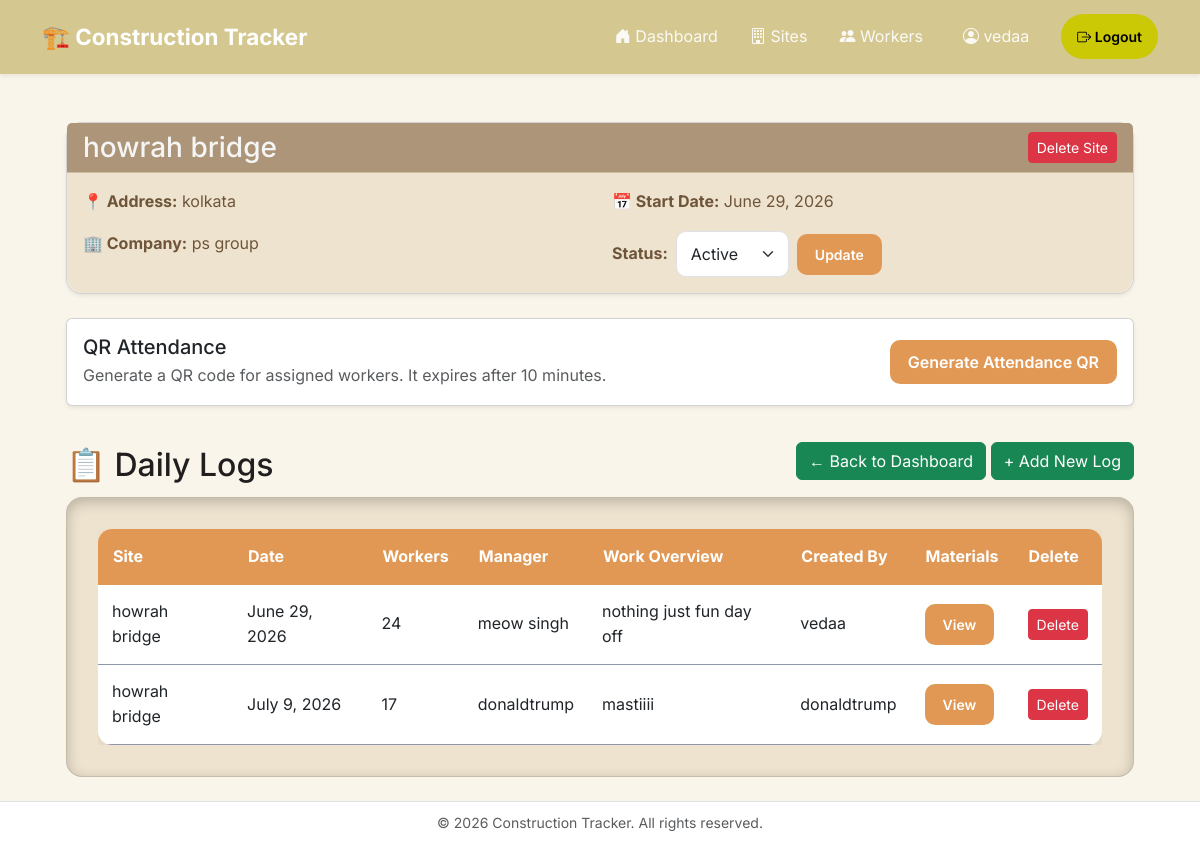
Page /sites/1/ (signed in) on the committed database.
### logs/models.py (models this page shows, shortened)
class Site(models.Model):
    STATUS_CHOICES=[
        ('active','Active'),
        ('on hold', 'On Hold'),
        ('completed', 'Completed'),
    ]
    status=models.CharField(max_length=20, choices=STATUS_CHOICES, default='active')
    name=models.CharField(max_length=200)
    location=models.CharField(max_length=200)
    start_date=models.DateField()
    company_name=models.CharField(max_length=200)
    created_by=models.ForeignKey(User, on_delete=models.CASCADE)
    created_at=models.DateTimeField(auto_now_add=True)
    workers=models.ManyToManyField(User, related_name='assigned_sites', blank=True)
    def __str__(self):
        return self.name

class DailyLog(models.Model):
    site_worked_on=models.ForeignKey(Site, on_delete=models.CASCADE)
    date_today=models.DateField()
    worker_count=models.PositiveIntegerField()
    site_manager=models.CharField(max_length=200)
    work_overview=models.TextField()
    created_by=models.ForeignKey(User, on_delete=models.CASCADE)
    class Meta:
        verbose_name_plural="Daily Log"

### logs/views.py (the view)
# urls.py: path("sites/<int:pk>/", views.site_detail, name='site_detail'),
@manager_required
def site_detail(request, pk):
    if request.user.is_superuser:
        site = get_object_or_404(Site, pk=pk)
    else:
        site = get_object_or_404(
            Site,
            pk=pk,
            created_by=request.user
        )
    if request.method == "POST":
        status = request.POST.get("status")
        if status in ["active", "on hold", "completed"]:
            site.status = status
            site.save()
        return redirect("site_detail", pk=pk)
    logdetail = DailyLog.objects.filter(site_worked_on=site)
    return render(request, "site_detail.html", {
        "site": site,
        "logdetail": logdetail,
    })

### logs/context_processors.py (called while the page is built)
def user_role(request):
    role = None
    if request.user.is_authenticated and not request.user.is_superuser:
        profile = UserProfile.objects.filter(user=request.user).first()
        if profile:
            role = profile.role
    return {
        "user_role": role
    }

### logs/views.py (called while the page is built)
def manager_required(view_func):
    @wraps(view_func)
    @login_required
    def wrapped(request, *args, **kwargs):
        if request.user.is_superuser:
            return view_func(request, *args, **kwargs)
        profile = UserProfile.objects.filter(user=request.user).first()
        if profile is None or profile.role != "manager":
            raise PermissionDenied
        return view_func(request, *args, **kwargs)
    return wrapped

### logs/templates/site_detail.html (shortened to what this page needs)
{% extends 'base.html' %}
{% block content %}
<div class="container-fluid px-4 mt-4">
    <div class="card shadow-sm mb-4 site-detail-card">
        <div class="card-header site-detail-header d-flex justify-content-between align-items-center">
            <h3 class="mb-0">{{ site.name }}</h3>
            <form method="POST" action="{% url 'delete_site' site.pk %}">
                <button type="submit" class="btn btn-danger btn-sm">
                    Delete Site
                </button>
            </form>
        </div>
        <div class="card-body site-detail-body">
            <div class="row">
                <div class="col-md-6">
                    <p><strong>📍 Address:</strong> {{ site.location }}</p>
                    <p><strong>🏢 Company:</strong> {{ site.company_name }}</p>
                </div>
                <div class="col-md-6">
                    <p><strong>📅 Start Date:</strong> {{ site.start_date }}</p>
                    <form method="POST" class="d-flex align-items-center gap-2">
                        <strong>Status:</strong>
                        <select name="status" class="form-select w-auto">
                            <option value="active" {% if site.status == 'active' %}selected{% endif %}>
                                Active
                            </option>
                        </select>
                        <button type="submit" class="btn site-btn btn-sm">
                            Update
                        </button>
                    </form>
                </div>
            </div>
        </div>
    </div>
    <div class="card shadow-sm mb-4">
        <div class="card-body d-flex flex-wrap justify-content-between align-items-center gap-3">
            <div>
                <h5 class="mb-1">QR Attendance</h5>
                <p class="mb-0 text-muted">Generate a QR code for assigned workers. It expires after 10 minutes.</p>
            </div>
            <form method="POST" action="{% url 'generate_attendance_qr' site.pk %}">
                <button type="submit" class="btn site-btn">Generate Attendance QR</button>
            </form>
        </div>
    </div>
    <div class="d-flex justify-content-between align-items-center mb-1">
        <h2 class="log-title mt-3">📋 Daily Logs</h2>
        <div>
            <a href="{% url 'dashboard' %}"
            class="btn btn-success">
                ← Back to Dashboard
            </a>
            <a href="{% url 'add_log' site.pk %}"
            class="btn btn-success">
                + Add New Log
            </a>
        </div>
    </div>
    <div class="card card-body-custom">
        <div class="card-body">
            <div class="table-responsive">
                <table class="logs-table">
                    <thead class="table-dark">
                        <tr>
                            <th>Site</th>
                            <th>Date</th>
                            <th>Workers</th>
                            <th>Manager</th>
                            <th>Work Overview</th>
                            <th>Created By</th>
                            <th>Materials</th>
                            <th>Delete</th>
                        </tr>
                    </thead>
                    <tbody>
                    {% for log in logdetail %}
                        <tr>
                            <td>{{ log.site_worked_on }}</td>
                            <td>{{ log.date_today }}</td>
                            <td>{{ log.worker_count }}</td>
                            <td>{{ log.site_manager }}</td>
                            <td>{{ log.work_overview }}</td>
                            <td>{{ log.created_by }}</td>
                            <td>
                                <a href="{% url 'materials_log' log.pk %}"
                                   class="btn site-btn btn-sm">
                                    View
                                </a>
                            </td>
                            <td>
                                <form method="POST" action="{% url 'delete_log' log.pk %}">
                                    <button type="submit" class="btn btn-danger btn-sm">
                                        Delete
                                    </button>
                                </form>
                            </td>
                        </tr>
                    {% empty %}
                        <tr>
                            <td colspan="8" class="text-center text-muted">
                                No daily logs available.
                            </td>
                        </tr>
                    {% endfor %}
                    </tbody>
                </table>
            </div>
        </div>
    </div>
</div>
{% endblock %}

### logs/templates/base.html (shortened to what this page needs)
{% load static %}
<!DOCTYPE html>
<html lang="en">
<head>
    <link href="https://cdn.jsdelivr.net/npm/bootstrap@5.3.0/dist/css/bootstrap.min.css" rel="stylesheet">
    <link rel="stylesheet"
        href="https://cdn.jsdelivr.net/npm/bootstrap-icons@1.11.3/font/bootstrap-icons.min.css">
    <link rel="stylesheet" href="{% static 'logs/style.css' %}">
</head>
<body>
    <nav class="navbar navbar-expand-lg navbar-dark custom-navbar shadow-sm">
        <div class="container">
            <a class="navbar-brand fw-bold" href="{% url 'dashboard' %}">
                🏗️ Construction Tracker
            </a>
            <div class="collapse navbar-collapse" id="navbarNav">
                <ul class="navbar-nav ms-auto align-items-lg-center">
                    {% if user.is_authenticated %}
                        {% if user.is_superuser or user_role == "manager" %}
                        <li class="nav-item">
                            <a class="nav-link px-3 {% if request.resolver_match.url_name == 'dashboard' %}active{% endif %}"
       href="{% url 'dashboard' %}">
                                <i class="bi bi-house-door-fill"></i>
                                Dashboard
                            </a>
                        </li>
                        <li class="nav-item">
                            <a class="nav-link px-3 {% if request.resolver_match.url_name == 'sites' %}active{% endif %}"
       href="{% url 'sites' %}">
                                <i class="bi bi-building"></i>
                                Sites
                            </a>
                        </li>
                        <li class="nav-item">
                            <a class="nav-link px-3 {% if request.resolver_match.url_name == 'worker_list' %}active{% endif %}"
       href="{% url 'worker_list' %}">
                                <i class="bi bi-people-fill"></i>
                                Workers
                            </a>
                        </li>
                        {% endif %}
                        <li class="nav-item mx-lg-3">
                            <span class="nav-link">
                                <i class="bi bi-person-circle"></i>
                                {{ user.username }}
                            </span>
                        </li>
                        <li class="nav-item ms-lg-2">
                            <form method="POST" action="{% url 'logout' %}">
                                <button class="btn btn-warning btn-sm rounded-pill px-3">
                                    <i class="bi bi-box-arrow-right"></i>
                                    Logout
                                </button>
                            </form>
                        </li>
                    {% endif %}
                </ul>
            </div>
        </div>
    </nav>
    <div class="container py-4">
<main>
        {% block content %}
        {% endblock %}
    </main>
    </div>
    <footer class="bg-white border-top py-2 mt-auto">
        <div class="container text-center">
            <small class="text-muted">
                © 2026 Construction Tracker. All rights reserved.
            </small>
        </div>
    </footer>
</body>
</html>

### logs/static/logs/style.css (style rules this page uses)
:root { --primary:#e09854; --primary-dark:#6F4727; --accent:#e9ce8c; --secondary:#d4c790; --bg:#a1b9e8; --card:#f7c1c1; --text:#201e1e; --muted:#0a3181; --border:#8f97a8; --radius:14px; }
.btn-warning { background:#cbc806; border:none; border-radius:12px; font-weight:600; padding:12px; }
body { background:var(--bg); color:var(--text); font-family:'Inter',sans-serif; line-height:1.6; }
.custom-navbar { background:var(--secondary); border:none; box-shadow:0 3px 12px rgba(0,0,0,.15); padding:14px 0; }
.custom-navbar .navbar-brand { font-weight:700; font-size:1.4rem; }
.custom-navbar .nav-link { color:white!important; opacity:.9; transition:.25s; }
.site-detail-card { border-radius: 16px; }
.site-detail-header { background-color: rgb(172, 149, 120); color: whitesmoke; font-weight: 600; border-bottom: 1px solid rgb(205, 188, 160); }
.site-detail-body { background-color: #EEE3CF; color: rgb(110, 85, 58); border-radius: 0 0 16px 16px; }
.card-body-custom { background-color: #EEE3CF; border-radius: 16px; padding: 15px; margin-top: 5px; box-shadow: inset 0 4px 14px rgba(0, 0, 0, 0.22); }
.logs-table { border-collapse:collapse; width:100%; background:white; border-radius:14px; overflow:hidden; box-shadow:0 8px 20px rgba(0,0,0,.08); }
.logs-table th { background:var(--primary); color:white; padding:15px; }
.logs-table td { padding:14px; border-bottom:1px solid var(--border); }
.site-btn { background:var(--primary); color:white; border:none; border-radius:10px; padding:10px 18px; font-weight:600; transition:.25s; }
body { background-color: rgb(250, 245, 235); font-family: 'Inter', sans-serif; }
.form-control, .form-select { border-radius:10px; padding:10px 14px; }
footer { position:relative; z-index:10; }

### rows in the picture
Site: name "howrah bridge", location "kolkata", company_name "ps group", start_date "June 29, 2026", status "Active"
DailyLog: site_worked_on "howrah bridge", date_today "June 29, 2026", worker_count "24", site_manager "meow singh", work_overview "nothing just fun day off", created_by "vedaa"
DailyLog: site_worked_on "howrah bridge", date_today "July 9, 2026", worker_count "17", site_manager "donaldtrump", work_overview "mastiiii", created_by "donaldtrump"

### other values in the picture
{{ user.username }} "vedaa"
